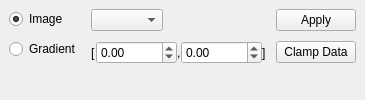
  <widget class="QDockWidget" name="normDock">
   <property name="sizePolicy">
    <sizepolicy hsizetype="Fixed" vsizetype="Fixed">
     <horstretch>0</horstretch>
     <verstretch>0</verstretch>
    </sizepolicy>
   </property>
   <property name="features">
    <set>QDockWidget::AllDockWidgetFeatures</set>
   </property>
   <property name="allowedAreas">
    <set>Qt::LeftDockWidgetArea|Qt::RightDockWidgetArea</set>
   </property>
   <property name="windowTitle">
    <string>Normalization</string>
   </property>
   <attribute name="dockWidgetArea">
    <number>2</number>
   </attribute>
   <widget class="QWidget" name="dockWidgetContents_4">
    <layout class="QHBoxLayout" name="horizontalLayout_6">
     <property name="spacing">
      <number>10</number>
     </property>
     <item>
      <layout class="QVBoxLayout" name="verticalLayout_6">
       <item>
        <widget class="QRadioButton" name="normIButton">
         <property name="toolTip">
          <string>define data range of image</string>
         </property>
         <property name="text">
          <string>Image</string>
         </property>
         <property name="checked">
          <bool>true</bool>
         </property>
        </widget>
       </item>
       <item>
        <widget class="QRadioButton" name="normGButton">
         <property name="toolTip">
          <string>define data range of spectral gradient</string>
         </property>
         <property name="text">
          <string>Gradient</string>
         </property>
        </widget>
       </item>
       <item>
        <spacer name="verticalSpacer_4">
         <property name="orientation">
          <enum>Qt::Vertical</enum>
         </property>
         <property name="sizeHint" stdset="0">
          <size>
           <width>0</width>
           <height>0</height>
          </size>
         </property>
        </spacer>
       </item>
      </layout>
     </item>
     <item>
      <layout class="QGridLayout" name="gridLayout_2">
       <item row="1" column="2">
        <layout class="QHBoxLayout" name="horizontalLayout_5">
         <property name="spacing">
          <number>0</number>
         </property>
         <item>
          <widget class="QLabel" name="label">
           <property name="text">
            <string>[</string>
           </property>
          </widget>
         </item>
         <item>
          <widget class="QDoubleSpinBox" name="normMinBox">
           <property name="toolTip">
            <string>lower bound</string>
           </property>
           <property name="minimum">
            <double>-65536.000000000000000</double>
           </property>
           <property name="maximum">
            <double>65536.000000000000000</double>
           </property>
          </widget>
         </item>
         <item>
          <widget class="QLabel" name="label_3">
           <property name="text">
            <string>,</string>
           </property>
          </widget>
         </item>
         <item>
          <widget class="QDoubleSpinBox" name="normMaxBox">
           <property name="toolTip">
            <string>upper bound</string>
           </property>
           <property name="minimum">
            <double>-65536.000000000000000</double>
           </property>
           <property name="maximum">
            <double>65536.000000000000000</double>
           </property>
          </widget>
         </item>
         <item>
          <widget class="QLabel" name="label_2">
           <property name="text">
            <string>]</string>
           </property>
          </widget>
         </item>
        </layout>
       </item>
       <item row="0" column="3">
        <widget class="QPushButton" name="normApplyButton">
         <property name="toolTip">
          <string>use given range for display</string>
         </property>
         <property name="text">
          <string>Apply</string>
         </property>
        </widget>
       </item>
       <item row="1" column="3">
        <widget class="QPushButton" name="normClampButton">
         <property name="enabled">
          <bool>true</bool>
         </property>
         <property name="toolTip">
          <string>enforce given range</string>
         </property>
         <property name="text">
          <string>Clamp Data</string>
         </property>
        </widget>
       </item>
       <item row="0" column="2">
        <layout class="QHBoxLayout" name="horizontalLayout_7">
         <property name="spacing">
          <number>0</number>
         </property>
         <item>
          <widget class="QComboBox" name="normModeBox">
           <property name="toolTip">
            <string>source of data range</string>
           </property>
          </widget>
         </item>
         <item>
          <spacer name="horizontalSpacer_10">
           <property name="orientation">
            <enum>Qt::Horizontal</enum>
           </property>
           <property name="sizeHint" stdset="0">
            <size>
             <width>0</width>
             <height>20</height>
            </size>
           </property>
          </spacer>
         </item>
        </layout>
       </item>
       <item row="1" column="4">
        <spacer name="horizontalSpacer_7">
         <property name="orientation">
          <enum>Qt::Horizontal</enum>
         </property>
         <property name="sizeHint" stdset="0">
          <size>
           <width>0</width>
           <height>0</height>
          </size>
         </property>
        </spacer>
       </item>
       <item row="2" column="2">
        <spacer name="verticalSpacer_3">
         <property name="orientation">
          <enum>Qt::Vertical</enum>
         </property>
         <property name="sizeHint" stdset="0">
          <size>
           <width>0</width>
           <height>0</height>
          </size>
         </property>
        </spacer>
       </item>
      </layout>
     </item>
     <item>
      <spacer name="horizontalSpacer_9">
       <property name="orientation">
        <enum>Qt::Horizontal</enum>
       </property>
       <property name="sizeHint" stdset="0">
        <size>
         <width>0</width>
         <height>20</height>
        </size>
       </property>
      </spacer>
     </item>
    </layout>
   </widget>
  </widget>
